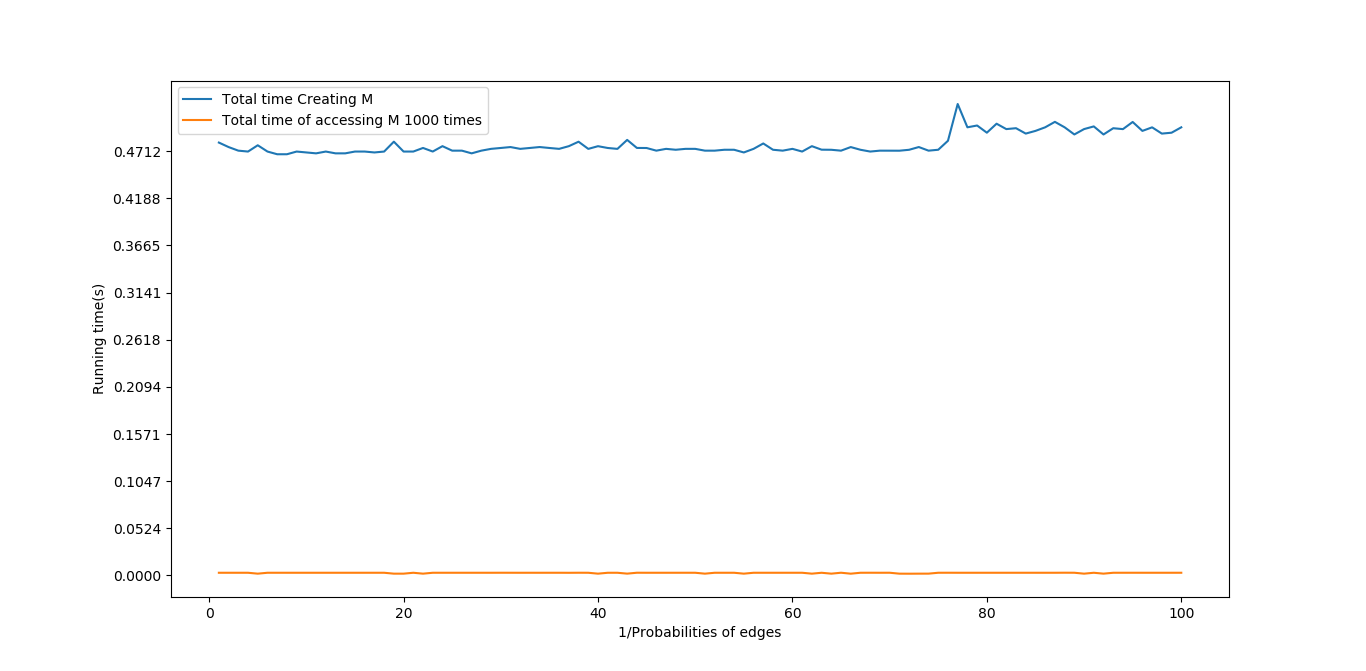

Reproduce this figure in Python.
import math
import random
import time
import numpy as np
import matplotlib.pyplot as plt
def cube(graph):
	n=len(graph)
	vertices=[] # store vertices in a list
	for vertice in graph:
		vertices.append(vertice)
	C=[] # initiate the Cube
	i=0
	xry=[] # here we build the ZERO PIANO of C
	while i<n:
		j=0
		yry=[]
		while j<n:
			point=vertices[j]
			lst=graph[vertices[i]]
			if point==vertices[i]: # distance of A and A is 0
				yry.append(0)
			elif point in lst: # if A and B is connected, distance 1
				yry.append(1)
			else:yry.append(math.inf) 
			# if not directly connected, distance infinite
			j+=1
		xry.append(yry)
		i+=1
	C.append(xry)
	#at this point, C has only one level, which means it is just a plane
	k=1
	while k<=n:
		i=0
		xy=[]
		while i<n:
			j=0
			yy=[]
			while j<n:
				d=min(C[k-1][i][j],(C[k-1][i][k-1]+C[k-1][k-1][j])) 
				# d is the value of the point in next level
				yy.append(d)
				j+=1
			xy.append(yy)
			i+=1
		C.append(xy)
		k+=1
	return C[n] # we only need the last level of C
def simtest(vertices,k):
	n=len(vertices)
	graph={}
	for place in vertices:
		graph[place]=[]
	i=0
	while i<n:
		j=i+1
		while j<n:
			x=vertices[i]
			y=vertices[j]
			r=[True]+[False]*(k-1)
			d=random.choice(r)
			if d is True:
				graph[y].append(x)
				graph[x].append(y)
			j+=1
		i+=1
	t0=time.time()
	M=cube(graph)
	t1=time.time()
	for i in range(1000):
		x=random.choice(vertices)
		y=random.choice(vertices)
		u=vertices.index(x)
		v=vertices.index(y)
		re=M[u][v]
	t2=time.time()
	return [(t1-t0),(t2-t1)]
alphabet=['A','B','C','D','E','F','G','H','I','J','K','L','M','N','O',
          'P','Q','R','S','T','U','V','W','X','Y','Z']
created=[]
for i in range(100):
	lettori=random.sample(alphabet,k=4)
	nome=''
	for lettore in lettori:
		nome+=lettore
	created.append(nome)
T=[]
t=[]
for k in range(1,101):
	T.append(simtest(created,k)[0])
	t.append(simtest(created,k)[1])
plt.plot(range(1,101),T,label='Total time Creating M')
plt.plot(range(1,101),t,label='Total time of accessing M 1000 times')
plt.xlabel('1/Probabilities of edges')
plt.ylabel('Running time(s)')
plt.yticks(np.arange(0,max(T),max(T)/10))
plt.legend(loc='best')
plt.show()
